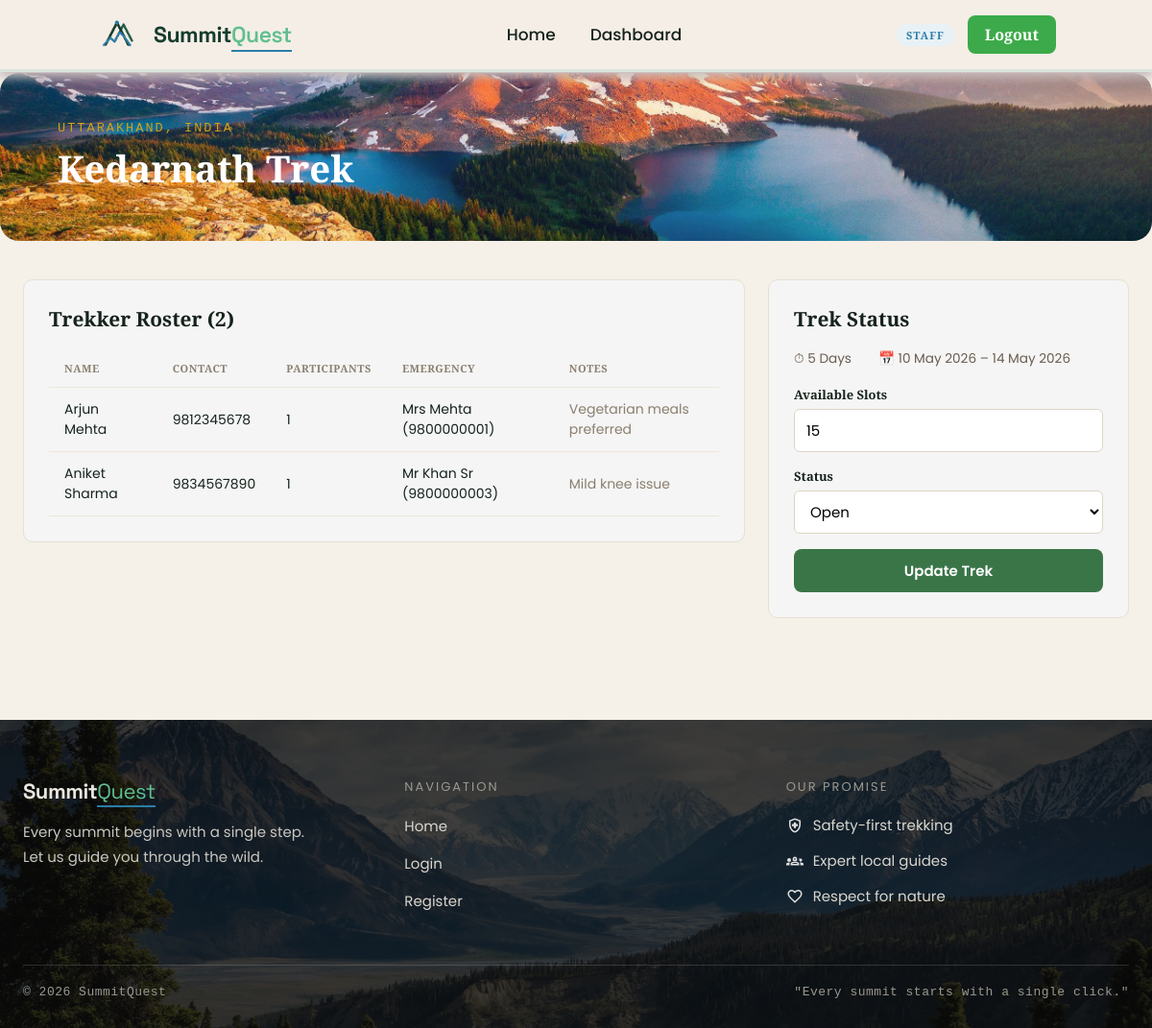
The page /staff/trek/1 (signed in) on the database as committed earlier.
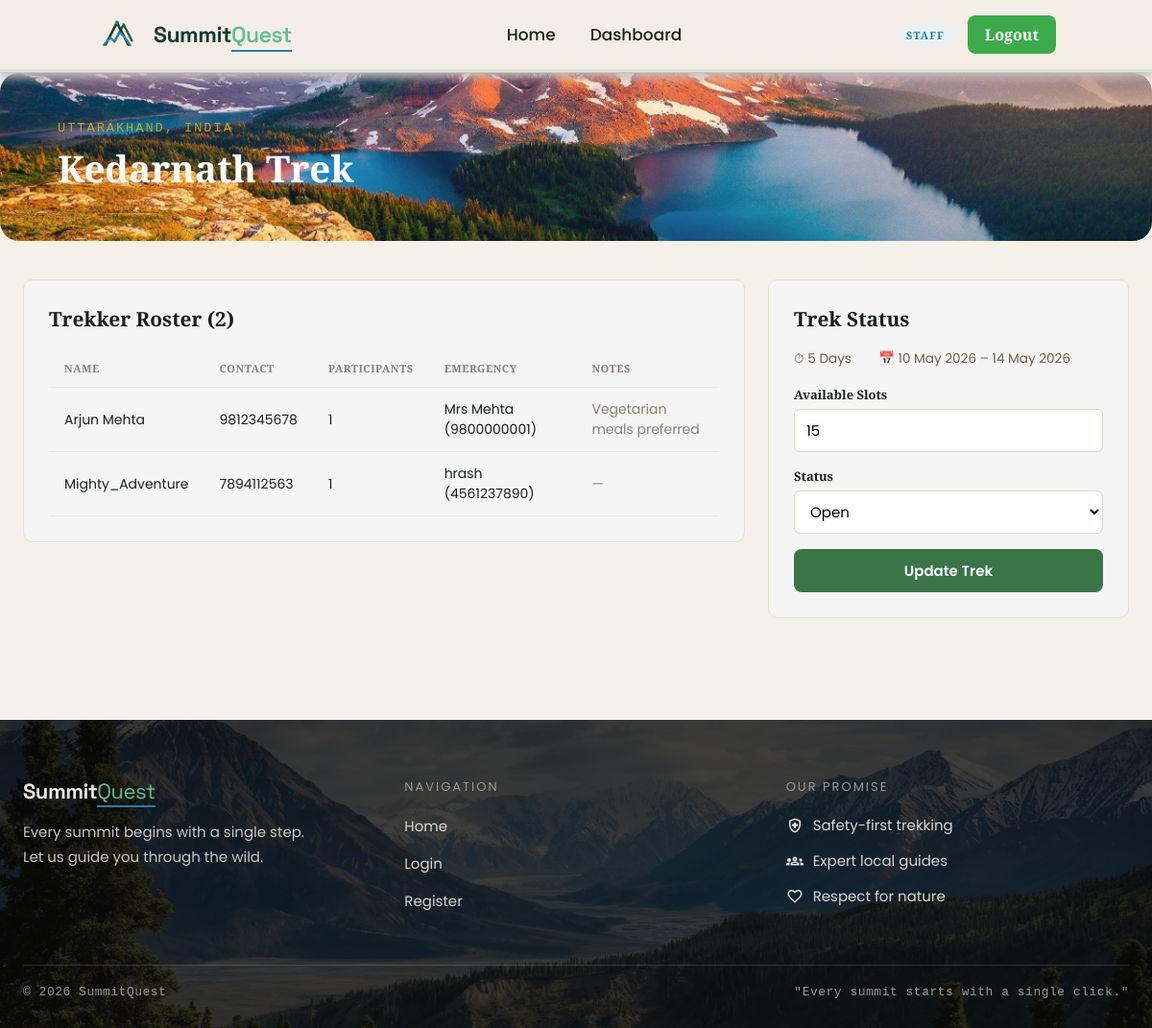
The same page on the database as committed later.
### app/models.py (models this page shows, shortened)
class Treks(db.Model):
    __tablename__ = "trek"
    id = db.Column(db.Integer, primary_key = True)
    name = db.Column(db.String(256), nullable= False, index = True)
    location = db.Column(db.String(50), nullable= False, index = True)
    difficulty= db.Column(db.String(50), nullable = False, index = True)
    status = db.Column(db.String(50), nullable = False, default = "Pending")
    duration =  db.Column(db.Integer, nullable= False)
    starting_date = db.Column(db.Date, nullable= False)
    ending_date = db.Column(db.Date, nullable= False)
    is_blocked = db.Column(db.String(50),nullable = False,default = False)
    created_at = db.Column(db.DateTime, default=datetime.utcnow, nullable=False)
    capacity = db.Column(db.Integer, default = 10)
    available = db.Column(db.Integer, default = 10)
    description = db.Column(db.Text)
    updated_at = db.Column(db.DateTime, default=datetime.utcnow, onupdate=datetime.utcnow, nullable=False)
    price = db.Column(db.Float, default=0)
    altitude = db.Column(db.String(50), nullable=True)
    image_url = db.Column(db.String(500), nullable=True)
    highlights = db.Column(db.Text, nullable=True)
    requirements = db.Column(db.Text, nullable=True)
    assigned_staff_id = db.Column(db.Integer,db.ForeignKey("user.id"),nullable = True)
    bookings = db.relationship(
    "Bookings",
    backref="trek",
    cascade="all, delete-orphan")

class Bookings(db.Model):
    __tablename__ = "booking"
    id = db.Column(db.Integer, primary_key = True)
    user_id = db.Column(db.Integer, db.ForeignKey("user.id"), nullable = False, index= True)
    trek_id = db.Column(db.Integer, db.ForeignKey("trek.id"), nullable = False, index= True)
    booked_at = db.Column(db.DateTime , default = datetime.utcnow)
    status = db.Column(db.String(20), nullable=False, default="booked", index=True)
    participants = db.Column(db.Integer, nullable=False, default=1)
    emergency_contact = db.Column(db.String(120), nullable=True)
    emergency_phone = db.Column(db.String(20), nullable=True)
    notes = db.Column(db.Text)

class User(db.Model):
    __tablename__ = "user"
    id = db.Column(db.Integer,primary_key= True)
    full_name = db.Column(db.String(256), nullable = False)
    name = db.Column(db.String(256),nullable= False)
    email = db.Column(db.String(256),nullable= False,unique = True)
    pass_hash = db.Column(db.String(1000),nullable=False)
    contact = db.Column(db.String(13),nullable = True)
    role = db.Column(db.String(50),nullable = False,default = "trekker")
    address = db.Column(db.String(256), nullable=True)
    bio = db.Column(db.Text, nullable=True)
    is_approved = db.Column(db.Boolean, default=True, nullable=False)
    is_blacklisted = db.Column(db.Boolean, default=False, nullable=False)
    created_at =  db.Column(db.DateTime,default=datetime.utcnow)
    bookings = db.relationship(
    "Bookings",
    backref="user",
    cascade="all, delete-orphan")
    assigned_treks = db.relationship(
    "Treks",
    backref="staff_member",
    foreign_keys="Treks.assigned_staff_id")

### app/routes.py (the view)
@visit.route("/staff/trek/<int:trek_id>")
@login_required
@staff_required
def staff_trek_detail(trek_id):
    trek = Treks.query.get_or_404(trek_id)
    if trek.assigned_staff_id != session["user_id"] and session.get("role") != "admin":
        abort(403)
    bookings = Bookings.query.filter_by(trek_id=trek_id, status="Booked").all()
    return render_template("staff/trek_detail.html", trek=trek, bookings=bookings)

### app/utils.py (called while the page is built)
def current_user():
    if 'user_id' not in session:
        return AnonUser()
    return SessionUser(session)

def login_required(f):
    @wraps(f)
    def wrapper(*args, **kwargs):
        if 'user_id' not in session:
            flash('Please log in to continue.', 'info')
            return redirect(url_for('visit.login'))
        return f(*args, **kwargs)
    return wrapper

def staff_required(f):
    @wraps(f)
    def wrapper(*args, **kwargs):
        if 'user_id' not in session:
            return redirect(url_for('visit.login'))
        role = session.get('role')
        if role not in ('staff', 'admin'):
            abort(403)
        if role == 'staff' and not session.get('is_approved'):
            flash('Your staff account is pending admin approval.', 'warning')
            return redirect(url_for('visit.home'))
        return f(*args, **kwargs)
    return wrapper

def format_date(value):
    if not value:
        return '—'
    return value.strftime('%d %b %Y')

def format_duration(days):
    if not days or days < 1:
        return '—'
    weeks, remainder = divmod(int(days), 7)
    parts = []
    if weeks:
        parts.append(f"{weeks} Week{'s' if weeks > 1 else ''}")
    if remainder:
        parts.append(f"{remainder} Day{'s' if remainder > 1 else ''}")
    return ' '.join(parts) if parts else f"{days} Day{'s' if days != 1 else ''}"

### templates/staff/trek_detail.html (shortened to what this page needs)
{% extends "base.html" %}
{% import "macros.html" as m %}
{% block extra_css %}
<link rel="stylesheet" href="{{ url_for('static', filename='css/for_dashboard.css') }}">
{% endblock %}
{% block content %}
{{ m.page_header(trek.name, trek.location) }}
<div class="page-body">
    <div class="split-layout">
        <div class="sq-card">
            <h2 class="sq-card-title">Trekker Roster ({{ bookings|length }})</h2>
            {% if bookings %}
            <div class="table-wrap">
                <table class="data-table">
                    <thead><tr><th>Name</th><th>Contact</th><th>Participants</th><th>Emergency</th><th>Notes</th></tr></thead>
                    <tbody>
                        {% for b in bookings %}
                        <tr>
                            <td>{{ b.user.full_name }}</td>
                            <td class="numbers">{{ b.user.contact or "—" }}</td>
                            <td>{{ b.participants }}</td>
                            <td>{{ b.emergency_contact }} ({{ b.emergency_phone }})</td>
                            <td class="muted">{{ b.notes or "—" }}</td>
                        </tr>
                        {% endfor %}
                    </tbody>
                </table>
            </div>
            {% else %}
            <p class="muted">No trekkers have booked this trek yet.</p>
            {% endif %}
        </div>
        <div class="sq-card">
            <h2 class="sq-card-title">Trek Status</h2>
            <p class="manage-card-meta" style="margin-bottom: 18px;">
                <span>⏱ {{ format_duration(trek.duration) }}</span><br>
                <span>📅 {{ format_date(trek.starting_date) }} – {{ format_date(trek.ending_date) }}</span>
            </p>
            <form method="post" action="{{ url_for('visit.staff_update_trek', trek_id=trek.id) }}">
                <div class="field">
                    <label>Available Slots</label>
                    <input type="number" name="available" min="0" max="{{ trek.capacity }}" value="{{ trek.available }}">
                </div>
                <div class="field">
                    <label>Status</label>
                    <select name="status">
                        {% for s in ["Open", "Closed", "Completed"] %}
                        <option value="{{ s }}" {% if trek.status == s %}selected{% endif %}>{{ s }}</option>
                        {% endfor %}
                    </select>
                </div>
                <button type="submit" class="btn btn-primary btn-block">Update Trek</button>
            </form>
        </div>
    </div>
</div>
{% endblock %}

### templates/base.html (shortened to what this page needs)
<!doctype html>
<html lang="en">
<head>
    <link href="{{ url_for('static', filename='css/style.css') }}" rel="stylesheet" />
    {% block extra_css %}{% endblock %}
</head>
<body>
<nav class="navbar">
    <a href="{{ url_for('visit.home') }}" class="brand">
        <img src="{{ url_for('static', filename='assets/logo-removebg-preview.png') }}" alt="logo" height="40px" width="50px">
        <span class="brand-name"><span class="main">Summit</span><span class="accent">Quest</span></span>
    </a>
    <ul class="nav-links">
        <li><a href="{{ url_for('visit.home') }}">Home</a></li>
        {% if current_user.is_authenticated %}
            {% if current_user.role == 'admin' %}
            <li><a href="{{ url_for('visit.admin_dashboard') }}">Dashboard</a></li>
            <li><a href="{{ url_for('visit.admin_treks') }}">Treks</a></li>
            <li><a href="{{ url_for('visit.admin_staff_list') }}">Staff</a></li>
            <li><a href="{{ url_for('visit.admin_users') }}">Users</a></li>
            <li><a href="{{ url_for('visit.admin_bookings') }}">Bookings</a></li>
            {% elif current_user.role == 'staff' %}
            <li><a href="{{ url_for('visit.staff_dashboard') }}">Dashboard</a></li>
            {% else %}
            <li><a href="{{ url_for('visit.user_dashboard') }}">Dashboard</a></li>
            <li><a href="{{ url_for('visit.browse_treks') }}">Treks</a></li>
            <li><a href="{{ url_for('visit.my_bookings') }}">My Bookings</a></li>
            {% endif %}
        {% else %}
            <li><a href="#treks_redirect">Treks</a></li>
        {% endif %}
    </ul>
    <div class="nav-actions">
        {% if current_user.is_authenticated %}
        <span class="role-pill role-{{ current_user.role }}">{{ current_user.role }}</span>
        <a href="{{ url_for('visit.logout') }}" class="btn-register">Logout</a>
        {% else %}
        <a href="{{ url_for('visit.login') }}" class="btn-login">Login</a>
        <a href="{{ url_for('visit.register') }}" class="btn-register">Register</a>
        {% endif %}
    </div>
</nav>
<main class="site-main">
    {% block content %}{% endblock %}
</main>
<footer class="site-footer">
    <div class="footer-inner">
        <div class="footer-columns">
            <div class="footer-col">
                <div class="brand-name">Summit<span class="accent">Quest</span></div>
                <p>Every summit begins with a single step.<br>Let us guide you through the wild.</p>
            </div>
            <div class="footer-col">
                <div class="col-heading">Navigation</div>
                <ul>
                    <li><a href="{{ url_for('visit.home') }}">Home</a></li>
                    <li><a href="{{ url_for('visit.login') }}">Login</a></li>
                    <li><a href="{{ url_for('visit.register') }}">Register</a></li>
                </ul>
            </div>
            <div class="footer-col">
                <div class="col-heading">Our Promise</div>
                <ul class="promise-list">
                    <li class="promos">
                        <img src="{{ url_for('static', filename='assets/safety.svg') }}" alt="Safety">
                        Safety-first trekking
                    </li>
                    <li class="promos">
                        <img src="{{ url_for('static', filename='assets/expert.svg') }}" alt="Expert">
                        Expert local guides
                    </li>
                    <li class="promos">
                        <img src="{{ url_for('static', filename='assets/love.svg') }}" alt="Love">
                        Respect for nature
                    </li>
                </ul>
            </div>
        </div>
        <hr class="footer-divider">
        <div class="footer-bottom">
            <span>&copy; 2026 SummitQuest</span>
            <span>"Every summit starts with a single click."</span>
        </div>
    </div>
</footer>
</body>
</html>

### templates/macros.html (shortened to what this page needs)
{% macro page_header(title, subtitle) %}
<div class="page-header">
    <div class="page-header-inner">
        {% if subtitle %}<p class="page-header-eyebrow">{{ subtitle }}</p>{% endif %}
        <h1 class="page-header-title">{{ title }}</h1>
    </div>
</div>
{% endmacro %}

### static/css/style.css (style rules this page uses)
* { margin: 0; padding: 0; box-sizing: border-box; }
html { scroll-behavior: smooth; }
body { font-family: 'Playfair Display', 'Poppins', sans-serif; background-color: #f5f0e8; color: #16231C; }
a { color: inherit; }
.navbar { position: fixed; top: 0; left: 0; width: 100%; display: flex; align-items: center; justify-content: space-between; padding: 16px 100px; background-color: rgb(245, 238, 230); border-bottom: 3px solid #DCE4DD; z-index: 100; box-shadow: 0px 5px 10px 1px rgb(198, 188, 188); }
.brand { display: flex; align-items: center; gap: 10px; text-decoration: none; }
.brand-name { font-family: 'Space Grotesk', 'Poppins', sans-serif; font-size: 23px; letter-spacing: -0.5px; white-space: nowrap; }
.brand-name .main { font-weight: 700; color: #143C2D; }
.brand-name .accent { color: #5fbf8f; font-weight: 600; border-bottom: 2px solid #2A7DA8; padding-bottom: 1px; }
.nav-links { display: flex; list-style: none; gap: 36px; }
.nav-links a { text-decoration: none; color: #16231C; font-weight: 500; font-size: 17px; padding-bottom: 4px; border-bottom: 2px solid transparent; transition: all 0.8s ease; }
.nav-actions { display: flex; align-items: center; gap: 14px; }
.btn-register { text-decoration: none; font-weight: 600; font-size: 16px; color: #FFFFFF; background: #3caa4a; padding: 9px 18px; border-radius: 8px; transition: all 0.8s ease; }
.role-pill { font-size: 11px; font-weight: 700; text-transform: uppercase; letter-spacing: 1px; padding: 4px 10px; border-radius: 20px; background: #eef4ee; color: #2f5d3a; }
.role-pill.role-staff { background: #e8f1f6; color: #2A7DA8; }
.btn { display: inline-block; font-family: 'Poppins', sans-serif; font-weight: 600; font-size: 15px; text-decoration: none; border: none; border-radius: 8px; padding: 11px 22px; cursor: pointer; text-align: center; }
.btn-primary { background: #3a7548; color: #fff; }
.btn-block { width: 100%; transition: all 0.8s ease; }
.field { margin-bottom: 16px; text-align: left; }
.field label { display: block; font-size: 13px; font-weight: 700; margin-bottom: 6px; }
.field input, .field select, .field textarea { width: 100%; padding: 10px 12px; font-size: 15px; font-family: 'Poppins', sans-serif; border: 1px solid #ddd5c5; border-radius: 6px; background: #fff; }
.table-wrap { overflow-x: auto; }
.data-table { width: 100%; border-collapse: collapse; font-size: 14px; }
.data-table th, .data-table td { padding: 12px 16px; text-align: left; border-bottom: 1px solid #ece6da; }
.data-table th { text-transform: uppercase; font-size: 11px; letter-spacing: 0.5px; color: #8a7f6f; }
.muted { color: #8a7f6f; }
.site-footer { position: relative; background-image: linear-gradient(rgba(10, 10, 10, 0.78), rgba(10, 10, 10, 0.78)), url('../assets/footer_image.jpg'); background-size: cover; background-position: center; color: #e8e6df; padding: 60px 24px 30px; width: 100%; }
.footer-inner { max-width: 1200px; margin: 0 auto; }
.footer-columns { display: flex; flex-wrap: wrap; gap: 40px; justify-content: space-between; }
.footer-col { flex: 1 1 220px; min-width: 220px; }
.footer-col .brand-name { font-size: 22px; font-weight: bold; margin-bottom: 16px; }
.footer-col .brand-name .accent { color: #5fbf8f; font-weight: normal; border-bottom: 2px solid #2A7DA8; }
.footer-col p { font-size: 15px; line-height: 1.7; color: #c9c7c0; }
.col-heading { font-size: 13px; letter-spacing: 2px; text-transform: uppercase; color: #9a988f; margin-bottom: 18px; }
.footer-col ul { list-style: none; }
.footer-col ul li { margin-bottom: 14px; }
.footer-col ul li a { color: #d8d6cf; text-decoration: none; font-size: 15px; }
.promise-list li { display: flex; align-items: center; gap: 10px; font-size: 15px; color: #d8d6cf; }
.promise-list img { width: 18px; height: 18px; }
.footer-divider { border: none; border-top: 1px solid rgba(255, 255, 255, 0.15); margin: 40px 0 20px; }
.footer-bottom { display: flex; flex-wrap: wrap; justify-content: space-between; gap: 8px; font-family: 'Courier New', monospace; font-size: 13px; color: #9a988f; letter-spacing: 0.5px; }

Rows that differ between the two databases and show on the page:
no longer on this page (row edited): Bookings: user.full_name "Aniket Sharma", user "9834567890", participants "1", emergency_contact "Mr Khan Sr", emergency_phone "9800000003", notes "Mild knee issue"
added Bookings: user.full_name "Mighty_Adventure", user "7894112563", participants "1", emergency_contact "hrash", emergency_phone "4561237890", notes "—"
